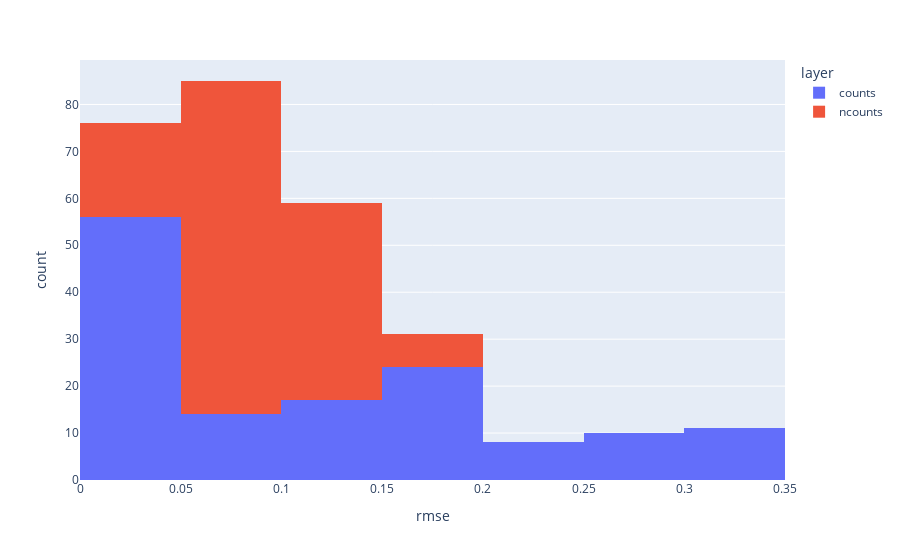

The code cell stored with this chart in its notebook:
### Code cell
px.histogram(df, x="rmse", nbins=10, color="layer")

### Figure 1 — Plotly figure (JSON) as saved in the notebook; plotly's stock layout.template omitted (floating-point values rounded to 4 significant figures; data arrays with more than 128 entries replaced by an {"elided": "..."} marker saying what was removed)
{"data": [{"alignmentgroup": "True", "bingroup": "x", "hovertemplate": "layer=counts<br>rmse=%{x}<br>count=%{y}<extra></extra>", "legendgroup": "counts", "marker": {"color": "#636efa", "pattern": {"shape": ""}}, "name": "counts", "nbinsx": 10, "offsetgroup": "counts", "orientation": "v", "showlegend": true, "type": "histogram", "x": {"elided": "140 float values"}, "xaxis": "x", "yaxis": "y"}, {"alignmentgroup": "True", "bingroup": "x", "hovertemplate": "layer=ncounts<br>rmse=%{x}<br>count=%{y}<extra></extra>", "legendgroup": "ncounts", "marker": {"color": "#EF553B", "pattern": {"shape": ""}}, "name": "ncounts", "nbinsx": 10, "offsetgroup": "ncounts", "orientation": "v", "showlegend": true, "type": "histogram", "x": {"elided": "140 float values"}, "xaxis": "x", "yaxis": "y"}], "layout": {"barmode": "relative", "legend": {"title": {"text": "layer"}, "tracegroupgap": 0}, "margin": {"t": 60}, "xaxis": {"anchor": "y", "domain": [0, 1], "title": {"text": "rmse"}}, "yaxis": {"anchor": "x", "domain": [0, 1], "title": {"text": "count"}}}}
